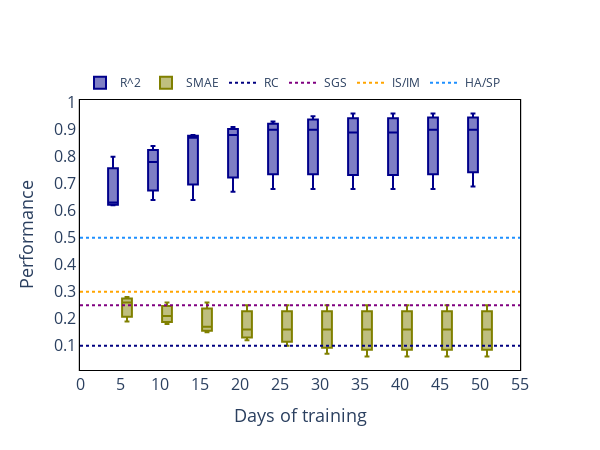

The code cell stored with this chart in its notebook:
### Code cell
import chart_studio
fig = go.Figure() 
a = np.array([1, 2, 3, 4, 5])
b = np.array([1, 3, 2, 3, 1])
# Defining x axis
x = x
fig.add_trace(go.Box(
  
    # defining y axis in corresponding
    # to x-axis
    y=RF_P,
    x=x,
    name='R^2',
    marker_color='darkblue',
    showlegend=True
   
))
#fig.add_trace(go.Box(
   # y=ANN_P,
   #x=x,
    #name='XGBoost(R^2)',
    #marker_color='hotpink',
    #showlegend=True

#))

fig.add_trace(go.Box(
  
    #defining y axis in corresponding
   # to x-axis
    y=RF_R,
    x=x,
    name='SMAE',
    marker_color='olive',
    showlegend=True
   
))
#fig.add_trace(go.Box(
   #y=ANN_R,
    #x=x,
    #name='XGBoost(NMAE)',
    #marker_color='orangered',
    #showlegend=True

#))
fig.add_trace(go.Scatter(x=X,
                y=Reg, 
                name="RC",
                mode = 'lines',
                #marker_color='dodgerblue',
                line = dict(shape = 'linear',width = 2, color = 'navy', dash = 'dot'),
                connectgaps = True,
                showlegend=True
                        ))
fig.add_trace(go.Scatter(x=X,
                y=Spatial, 
                name="SGS",
                mode = 'lines',
                #marker_color='dodgerblue',
                line = dict(shape = 'linear',width = 2, color = 'purple', dash = 'dot'),
                connectgaps = True,
                showlegend=True
                    
                        ))
fig.add_trace(go.Scatter(x=X,
                y=Intervention, 
                name="IS/IM",
                mode = 'lines',
                #marker_color='dodgerblue',
                line = dict(shape = 'linear',width = 2, color = 'orange', dash = 'dot'),
                connectgaps = True,
                showlegend=True
                
                        ))
fig.add_trace(go.Scatter(x=X,
                y=Hs_and_sp, 
                name="HA/SP",
                    
                mode = 'lines',
                #marker_color='dodgerblue',
                line = dict(shape = 'linear',width = 2, color = 'dodgerblue', dash = 'dot'),
                connectgaps = True,
                showlegend=True
               
                        ))

  
fig.update_layout(autosize=True,
                 #title={'text': "<b>CO Monthly Calibration Scheme </b>",
        #'y':0.84,
        #'x':0.4,
        #'xanchor': 'center',
        #'yanchor': 'top'}, 
    width=600,
    height=450,
                  
  legend=dict( yanchor="bottom",
    y=1.01,
    x=0,
    
    orientation="h"
),
             
    # group together boxes of the different
    # traces for each value of x
    boxmode='group',
                  plot_bgcolor='rgba(0,0,0,0)'
)

fig.update_xaxes(title_text="Days of training",tickfont = dict(size=16),
                 titlefont = dict(size=18),linewidth=1.1, linecolor='black',tick0 = 5,
        dtick = 5,mirror=True)
fig.update_yaxes(title_text="Performance",tickfont = dict(size=16),titlefont = dict(size=18),
                 linewidth=1.2, linecolor='black',tick0 = 0.1,
        dtick = 0.1,mirror=True)
fig.show()
chart_studio.plotly.sign_in('vinylango', 'gybbJVWfRSUoTcRRSa6J')
chart_studio.plotly.image.save_as(fig, filename='models_boxplot.png')
Image('models_boxplot.png')

### Figure 1 — Plotly figure (JSON) as saved in the notebook; plotly's stock layout.template omitted (floating-point values rounded to 4 significant figures)
{"data": [{"marker": {"color": "darkblue"}, "name": "R^2", "showlegend": true, "type": "box", "x": ["5", "5", "5", "10", "10", "10", "15", "15", "15", "20", "20", "20", "25", "25", "25", "30", "30", "30", "35", "35", "35", "40", "40", "40", "45", "45", "45", "50", "50", "50"], "y": [0.8, 0.62, 0.63, 0.84, 0.64, 0.78, 0.87, 0.64, 0.88, 0.88, 0.67, 0.91, 0.9, 0.68, 0.93, 0.9, 0.68, 0.95, 0.89, 0.68, 0.96, 0.89, 0.68, 0.96, 0.9, 0.68, 0.96, 0.9, 0.69, 0.96]}, {"marker": {"color": "olive"}, "name": "SMAE", "showlegend": true, "type": "box", "x": ["5", "5", "5", "10", "10", "10", "15", "15", "15", "20", "20", "20", "25", "25", "25", "30", "30", "30", "35", "35", "35", "40", "40", "40", "45", "45", "45", "50", "50", "50"], "y": [0.19, 0.26, 0.28, 0.18, 0.26, 0.21, 0.17, 0.26, 0.15, 0.16, 0.25, 0.12, 0.16, 0.25, 0.1, 0.16, 0.25, 0.07, 0.16, 0.25, 0.06, 0.16, 0.25, 0.06, 0.16, 0.25, 0.06, 0.16, 0.25, 0.06]}, {"connectgaps": true, "line": {"color": "navy", "dash": "dot", "shape": "linear", "width": 2}, "mode": "lines", "name": "RC", "showlegend": true, "type": "scatter", "x": ["0", "0", "0", "5", "5", "5", "10", "10", "10", "15", "15", "15", "20", "20", "20", "25", "25", "25", "30", "30", "30", "35", "35", "35", "40", "40", "40", "45", "45", "45", "50", "50", "50", "55", "55", "55"], "y": [0.1, 0.1, 0.1, 0.1, 0.1, 0.1, 0.1, 0.1, 0.1, 0.1, 0.1, 0.1, 0.1, 0.1, 0.1, 0.1, 0.1, 0.1, 0.1, 0.1, 0.1, 0.1, 0.1, 0.1, 0.1, 0.1, 0.1, 0.1, 0.1, 0.1, 0.1, 0.1, 0.1, 0.1, 0.1, 0.1]}, {"connectgaps": true, "line": {"color": "purple", "dash": "dot", "shape": "linear", "width": 2}, "mode": "lines", "name": "SGS", "showlegend": true, "type": "scatter", "x": ["0", "0", "0", "5", "5", "5", "10", "10", "10", "15", "15", "15", "20", "20", "20", "25", "25", "25", "30", "30", "30", "35", "35", "35", "40", "40", "40", "45", "45", "45", "50", "50", "50", "55", "55", "55"], "y": [0.25, 0.25, 0.25, 0.25, 0.25, 0.25, 0.25, 0.25, 0.25, 0.25, 0.25, 0.25, 0.25, 0.25, 0.25, 0.25, 0.25, 0.25, 0.25, 0.25, 0.25, 0.25, 0.25, 0.25, 0.25, 0.25, 0.25, 0.25, 0.25, 0.25, 0.25, 0.25, 0.25, 0.25, 0.25, 0.25]}, {"connectgaps": true, "line": {"color": "orange", "dash": "dot", "shape": "linear", "width": 2}, "mode": "lines", "name": "IS/IM", "showlegend": true, "type": "scatter", "x": ["0", "0", "0", "5", "5", "5", "10", "10", "10", "15", "15", "15", "20", "20", "20", "25", "25", "25", "30", "30", "30", "35", "35", "35", "40", "40", "40", "45", "45", "45", "50", "50", "50", "55", "55", "55"], "y": [0.3, 0.3, 0.3, 0.3, 0.3, 0.3, 0.3, 0.3, 0.3, 0.3, 0.3, 0.3, 0.3, 0.3, 0.3, 0.3, 0.3, 0.3, 0.3, 0.3, 0.3, 0.3, 0.3, 0.3, 0.3, 0.3, 0.3, 0.3, 0.3, 0.3, 0.3, 0.3, 0.3, 0.3, 0.3, 0.3]}, {"connectgaps": true, "line": {"color": "dodgerblue", "dash": "dot", "shape": "linear", "width": 2}, "mode": "lines", "name": "HA/SP", "showlegend": true, "type": "scatter", "x": ["0", "0", "0", "5", "5", "5", "10", "10", "10", "15", "15", "15", "20", "20", "20", "25", "25", "25", "30", "30", "30", "35", "35", "35", "40", "40", "40", "45", "45", "45", "50", "50", "50", "55", "55", "55"], "y": [0.5, 0.5, 0.5, 0.5, 0.5, 0.5, 0.5, 0.5, 0.5, 0.5, 0.5, 0.5, 0.5, 0.5, 0.5, 0.5, 0.5, 0.5, 0.5, 0.5, 0.5, 0.5, 0.5, 0.5, 0.5, 0.5, 0.5, 0.5, 0.5, 0.5, 0.5, 0.5, 0.5, 0.5, 0.5, 0.5]}], "layout": {"autosize": true, "boxmode": "group", "height": 450, "legend": {"orientation": "h", "x": 0, "y": 1.01, "yanchor": "bottom"}, "plot_bgcolor": "rgba(0,0,0,0)", "width": 600, "xaxis": {"dtick": 5, "linecolor": "black", "linewidth": 1.1, "mirror": true, "tick0": 5, "tickfont": {"size": 16}, "title": {"font": {"size": 18}, "text": "Days of training"}}, "yaxis": {"dtick": 0.1, "linecolor": "black", "linewidth": 1.2, "mirror": true, "tick0": 0.1, "tickfont": {"size": 16}, "title": {"font": {"size": 18}, "text": "Performance"}}}}
